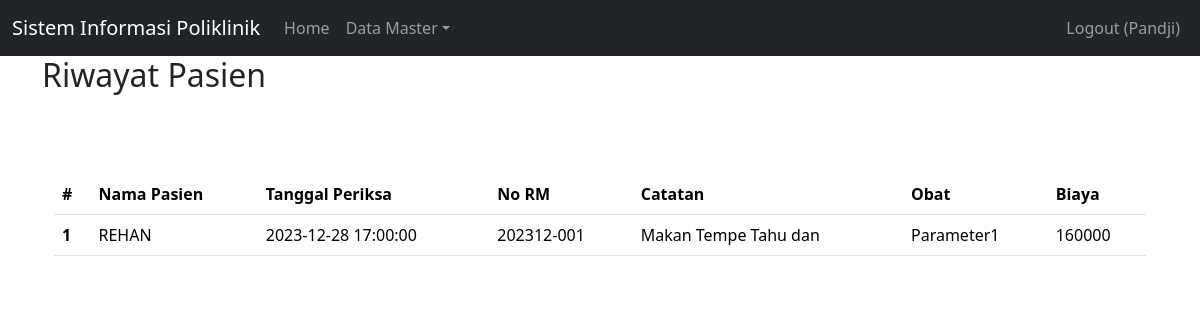
/index.php?page=pasien (signed in), run on an earlier commit of the app's database.
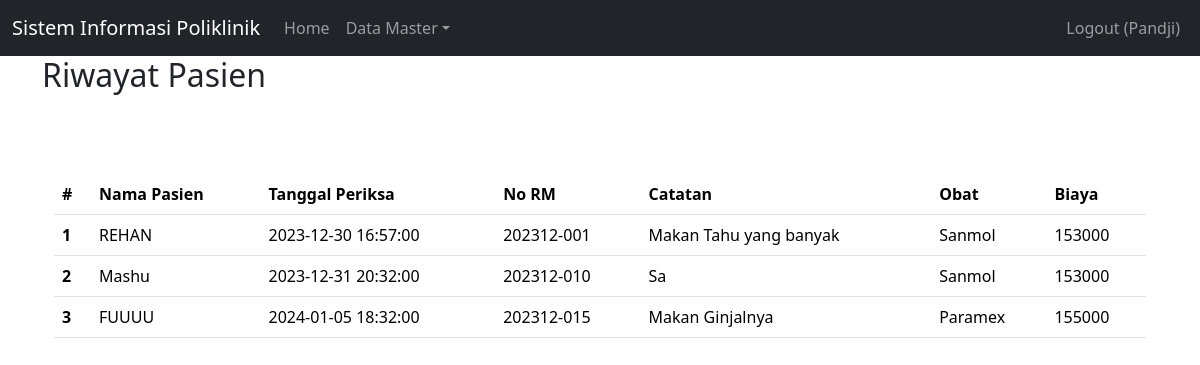
And on a later commit of the database.
### tables this page shows
CREATE TABLE `pasien` (
  `id` int(11) NOT NULL,
  `nama` varchar(255) NOT NULL,
  `alamat` varchar(255) NOT NULL,
  `no_ktp` varchar(255) NOT NULL,
  `no_hp` varchar(50) NOT NULL,
  `no_rm` varchar(25) NOT NULL
);

CREATE TABLE `periksa` (
  `id` int(11) NOT NULL,
  `id_daftar_poli` int(11) NOT NULL,
  `tgl_periksa` datetime NOT NULL,
  `catatan` text NOT NULL,
  `biaya_periksa` int(11) NOT NULL
);

CREATE TABLE `obat` (
  `id` int(11) NOT NULL,
  `nama_obat` varchar(50) NOT NULL,
  `kemasan` varchar(35) NOT NULL,
  `harga` int(11) NOT NULL
);

### pasien.php (the view, shortened to what this page needs)
<h2>Riwayat Pasien</h2>
<br>
<div class="container">
    <br>
    <br>
    <table class="table table-hover">
        <thead>
            <tr>
                <th scope="col">#</th>
                <th scope="col">Nama Pasien</th>
                <th scope="col">Tanggal Periksa</th>
                <th scope="col">No RM</th>
                <th scope="col">Catatan</th>
                <th scope="col">Obat</th>
                <th scope="col">Biaya</th>
            </tr>
        </thead>
        <tbody>
            <?php
            $result = mysqli_query($mysqli, "SELECT ps.nama, ps.no_rm, pr.tgl_periksa, pr.catatan, o.nama_obat, pr.biaya_periksa FROM pasien AS ps
                                                JOIN daftar_poli AS dp ON ps.id = dp.id_pasien
                                                JOIN periksa AS pr ON dp.id = pr.id_daftar_poli
                                                JOIN detail_periksa AS dep ON pr.id = dep.id_periksa
                                                JOIN obat AS o ON dep.id_obat = o.id
                                                JOIN jadwal_periksa AS jp ON dp.id_jadwal = jp.id
                                                JOIN dokter AS dok ON jp.id_dokter = dok.id
                                                WHERE jp.id_dokter IN (SELECT id FROM dokter WHERE id =  '".$_SESSION['id_dokter']."')
                                            ");
            $no = 1;
            while ($data = mysqli_fetch_array($result)) {
            ?>
                <tr>
                    <th scope="row"><?php echo $no++ ?></th>
                    <td><?php echo $data['nama'] ?></td>
                    <td><?php echo $data['tgl_periksa'] ?></td>
                    <td><?php echo $data['no_rm'] ?></td>
                    <td><?php echo $data['catatan'] ?></td>
                    <td><?php echo $data['nama_obat'] ?></td>
                    <td><?php echo $data['biaya_periksa'] ?></td>
                </tr>
            <?php
            }
            ?>
        </tbody>
    </table>

What changed in the data, as far as the page shows it:
computed for pasien "REHAN": periksa.tgl_periksa "2023-12-28 17:00:00" → "2023-12-30 16:57:00"; periksa.catatan "Makan Tempe Tahu dan" → "Makan Tahu yang banyak"; obat.nama_obat "Parameter1" → "Sanmol"; periksa.biaya_periksa "160000" → "153000"
added pasien: nama "Mashu", periksa.tgl_periksa "2023-12-31 20:32:00", no_rm "202312-010", periksa.catatan "Sa", obat.nama_obat "Sanmol", periksa.biaya_periksa "153000"
added pasien: nama "FUUUU", periksa.tgl_periksa "2024-01-05 18:32:00", no_rm "202312-015", periksa.catatan "Makan Ginjalnya", obat.nama_obat "Paramex", periksa.biaya_periksa "155000"
